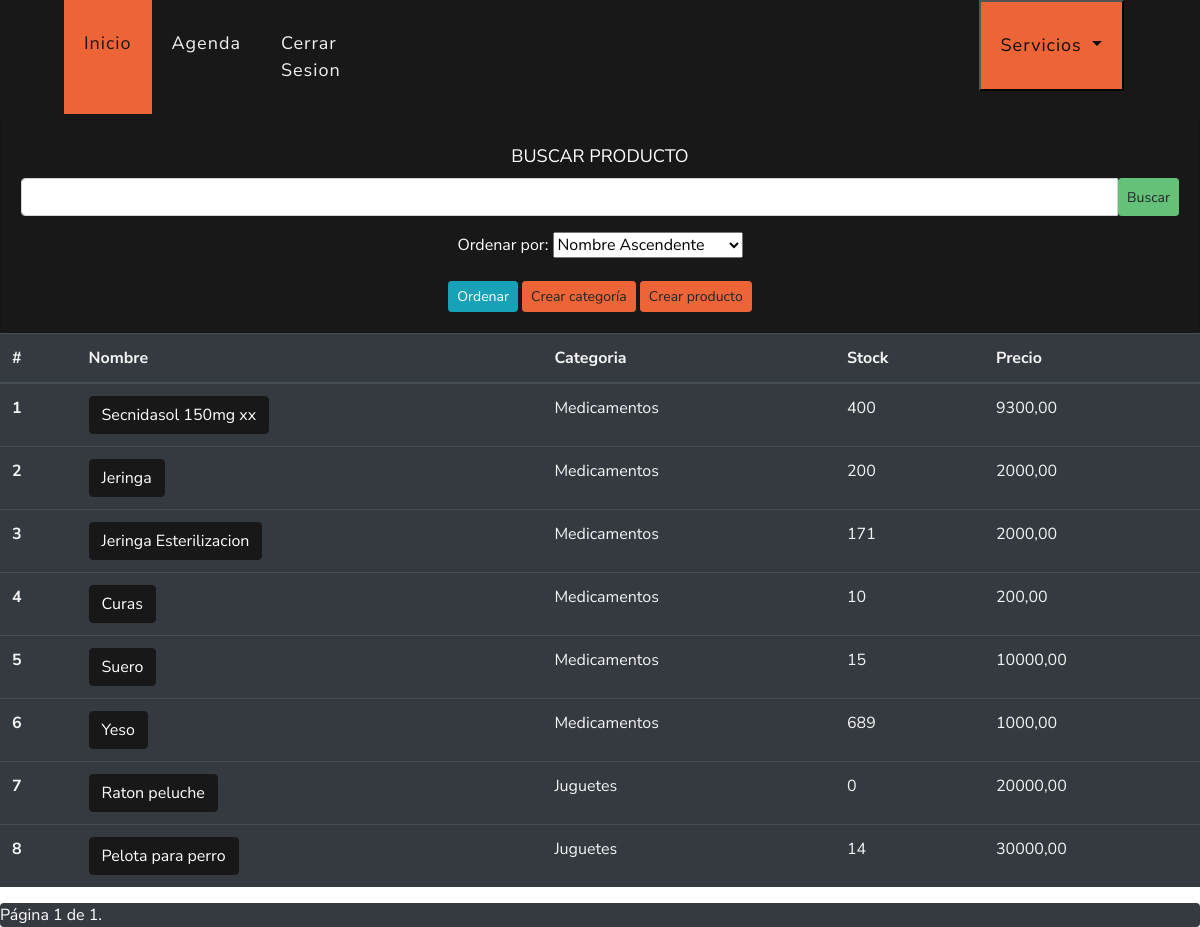
/ver/productos (signed in), run on the app's committed database.
### veterinary/models.py (models this page shows, shortened)
class Product(models.Model):
    name = models.CharField(max_length=150, verbose_name='Nombre', unique=True)
    cat = models.ForeignKey(Category, on_delete=models.CASCADE, verbose_name='Categoría')
    stock = models.IntegerField(default=0, verbose_name='Stock')
    pvp = models.DecimalField(default=0.00, max_digits=9, decimal_places=2, verbose_name='Precio de venta')
    class Meta:
        verbose_name = 'Producto'
        verbose_name_plural = 'Productos'
        ordering = ['id']

class Category(models.Model):
    name = models.CharField(max_length=150, verbose_name='Nombre', unique=True)
    desc = models.CharField(max_length=500, null=True, blank=True, verbose_name='Descripción')
    def __str__(self):
        return self.name
    class Meta:
        verbose_name = 'Categoria'
        verbose_name_plural = 'Categorias'
        ordering = ['id']

### veterinary/views.py (the view, shortened to what this page needs)
# urls.py: path("ver/productos", views.detailProduct, name="detailProduct"),
@login_required(login_url="login")
def detailProduct(request):
    products = Product.objects.all()
    form1 = CategoryForm(request.POST or None)
    form2 = ProductForm(request.POST or None)
    order_form = OrderForm(request.GET or None)
    if order_form.is_valid():
        order_by = order_form.cleaned_data["order_by"]
        if order_by:
            products = products.order_by(order_by)
    products = products.filter(name__contains=request.POST.get("search", ""))
    paginator = Paginator(products, 8)
    page_number = request.GET.get("page")
    page_obj = paginator.get_page(page_number)
    context = {
        "form1": form1,
        "form2": form2,
        "order_form": order_form,
        "page_obj": page_obj,
    }
    return render(request, "veterinary/detailProduct.html", context)

### veterinary/forms.py
class CategoryForm(ModelForm):
    class Meta:
        model = Category
        fields = '__all__'
        widgets = {
            'name': TextInput(attrs={'class': 'form-control'}),
            'desc': TextInput(attrs={'class': 'form-control'})
        }
        labels = {
            'name': 'Nombre',
            'desc': 'Descripcion'
        }

class ProductForm(ModelForm):
    class Meta:
        model = Product
        fields = ['name', 'cat', 'stock', 'pvp']
        labels = {
            'name': 'Nombre',
            'cat': 'Categoría',
            'stock': 'Stock',
            'pvp': 'Precio de venta'
        }
        widgets = {
            'name': TextInput(attrs={'class': 'form-control'}),
            'cat': Select(attrs={'class': 'form-control'}),
            'stock': NumberInput(attrs={'class': 'form-control'}),
            'pvp': NumberInput(attrs={'class': 'form-control'}),
        }

### templates/veterinary/detailProduct.html (shortened to what this page needs)
{% extends 'layout/base.html' %}
{% block 'style' %}
{% load static %}
<link rel="stylesheet" href="{% static 'css/estilo.css' %}">
{% endblock %}
{% block 'header' %}
{% include 'layout/partials/headerbase.html' %}
{% endblock %}
{% block 'content' %}
<div class="container-fluid" style="background-color: #181818;">
  <div class="row">
    <div class="col-md-12 col-sm-12 px-0">
      <div class="card bg-dark text-white">
        <div class="card-body text-center">
          <form action="" method="POST" style="margin-top:1vh;">
            <label style="font-size: 18px;">BUSCAR PRODUCTO</label>
            <div class="input-group mb-3">
              <input type="text" class="form-control" name="search">
              <button type="submit" class="btn btn-secondary btn-sm">Buscar</button>
            </div>
          </form>
          <form method="get" action="{% url 'detailProduct' %}" style="display: inline;">
            {{ order_form.as_p }}
            <button class="btn btn-info btn-sm" type="submit">Ordenar</button>
          </form>
          <button type="button" class="btn btn-secondary btn-sm" style="background-color: #ED6436; border: 1px solid #ED6436;" data-toggle="modal" data-target="#exampleModal">
            Crear categoría
          </button>
          <button type="button" class="btn btn-secondary btn-sm" style="background-color: #ED6436; border: 1px solid #ED6436;" data-toggle="modal" data-target="#exampleModal2">
            Crear producto
          </button>
        </div>
      </div>
    </div>
  </div>
</div>
    <div class="table-responsive">
      <table class="table table-dark">
          <thead>
              <tr>
                  <th scope="col">#</th>
                  <th scope="col">Nombre</th>
                  <th scope="col">Categoria</th>
                  <th scope="col">Stock</th>
                  <th scope="col">Precio</th>
              </tr>
          </thead>
          <tbody>
              {% for product in page_obj %}
                  <tr>
                      <th scope="row">{{ forloop.counter }}</th>
                      <td><a class="btn btn-dark" onclick="borrar({{product.id}})">{{ product.name }}</a></td>
                      <td>{{ product.cat }}</td>
                      <td>{{ product.stock }}</td>
                      <td>{{ product.pvp }}</td>
                  </tr>
              {% endfor %}
          </tbody>
      </table>
      <div class="pagination table-dark table-sm">
        <span class="step-links">
            <span class="current-page">
                Página {{ page_obj.number }} de {{ page_obj.paginator.num_pages }}.
            </span>
        </span>
      </div>
    </div>
{% endblock %}

### static/css/estilo.css (style rules this page uses)
.btn-dark { padding: 0.9rem; }

### data on the page
Product: name "Secnidasol 150mg xx", cat "Medicamentos", stock "400", pvp "9300,00"
Product: name "Jeringa", cat "Medicamentos", stock "200", pvp "2000,00"
Product: name "Jeringa Esterilizacion", cat "Medicamentos", stock "171", pvp "2000,00"
Product: name "Curas", cat "Medicamentos", stock "10", pvp "200,00"
Product: name "Suero", cat "Medicamentos", stock "15", pvp "10000,00"
Product: name "Yeso", cat "Medicamentos", stock "689", pvp "1000,00"
Product: name "Raton peluche", cat "Juguetes", stock "0", pvp "20000,00"
Product: name "Pelota para perro", cat "Juguetes", stock "14", pvp "30000,00"

### other printed values
{{ page_obj.number }} "1"
{{ page_obj.paginator.num_pages }} "1"
